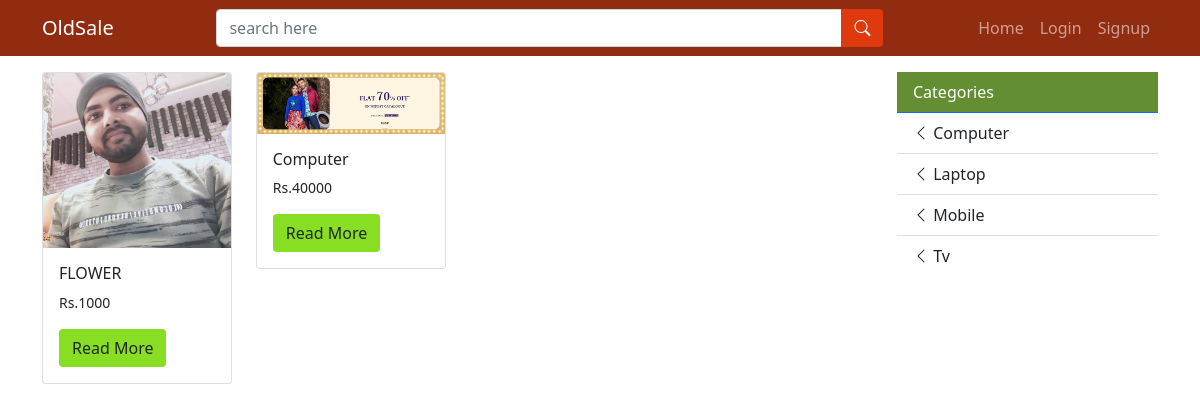
The page / on the database its author committed.
### tables this page shows
CREATE TABLE `posts` (
  `p_id` int(11) NOT NULL,
  `title` varchar(200) NOT NULL,
  `price` float NOT NULL,
  `cat_id` int(11) NOT NULL,
  `img` varchar(200) NOT NULL,
  `date` timestamp NOT NULL DEFAULT current_timestamp() ON UPDATE current_timestamp(),
  `area` varchar(200) NOT NULL,
  `user_id` int(11) NOT NULL,
  `descr` longtext NOT NULL,
  `dop` date NOT NULL,
  `status` int(11) NOT NULL
);

CREATE TABLE `categories` (
  `c_id` int(11) NOT NULL,
  `c_title` varchar(100) NOT NULL
);

### index.php (the view, shortened to what this page needs)
<?php include "dbconnect.php";?>
<!DOCTYPE html>
<html lang="en">
<head>
    <link rel="stylesheet" href="style.css">
<link href="https://cdn.jsdelivr.net/npm/bootstrap@5.1.3/dist/css/bootstrap.min.css" rel="stylesheet">
<link rel="stylesheet" href="https://cdn.jsdelivr.net/npm/bootstrap-icons@1.7.2/font/bootstrap-icons.css">
</head>
<body>
    <?php include "header.php";?>
    <div class="container mt-3">
        <div class="row">
            <div class="col-lg-9">
                <div class="row">
                   <?php
                   $callingPost = mysqli_query($connect, "select * from posts");
                   while($row = mysqli_fetch_array($callingPost)){
                ?>
                 <div class="col-3">
                        <div class="card">
                            <img src="images/<?= $row['img'];?>" alt="" class="card-img-top">
                            <div class="card-body">
                                <h3 class="h6"><?= $row['title'];?></h3>
                                <p class="small">Rs.<?= $row['price'];?></p>
                                <a href="view.php?id=<?= $row['p_id'];?>" class="btn bg-light-green">Read More</a>
                            </div>
                        </div>
                    </div>
                    <?php } ?>
                </div>
            </div>
            <div class="col-lg-3">
                <div class="list-group list-group-flush">
                    <a href="" class="list-group-item-action list-group-item active bg-dark-green">Categories</a>
                    <?php
                    $callingCat = mysqli_query($connect,"select * from categories");
                    while($data =  mysqli_fetch_array($callingCat)){
                    ?>
                    <a href="index.php?cat=<?= $data['c_id'];?>" class="list-group-item-action list-group-item"><i class="bi bi-chevron-left"></i> <?= $data['c_title'];?></a>
                    <?php } ?>
                </div>
            </div>
        </div>
    </div>
</body>
</html>

### header.php
<nav class="navbar navbar-expand-lg navbar-dark bg-brown">
    <div class="container">
        <a href="index.php" class="navbar-brand"><?= PROJECT_NAME;?></a>
        <form action="" class="d-flex">
            <div class="input-group">
            <input type="search" name="search" class="form-control" size="60" placeholder="search here">
            <button type="submit" class="btn bg-red text-white"><i class="bi bi-search"></i></button>
            </div>
        </form>
        <ul class="navbar-nav">
            <li class="nav-item"><a href="index.php" class="nav-link">Home</a></li>
            <?php
            if(isset($_SESSION['user'])): ?>
            <li class="nav-item"><a href="logout.php" class="nav-link">Logout</a></li>
            <li class="nav-item"><a href="" class="nav-link">Profile</a></li>
            <?php else: ?>
            <li class="nav-item"><a href="login.php" class="nav-link">Login</a></li>
            <li class="nav-item"><a href="signup.php" class="nav-link">Signup</a></li>
            <?php endif; ?>
        </ul>
    </div>
</nav>

### style.css (style rules this page uses)
.bg-dark-green { background-color: #638f32!important; }
.bg-light-green { background-color: #87DE23!important; }
.bg-red { background-color: #de3a0D!important; }
.bg-brown { background-color: #912c10!important; }

### rows shown on the page
posts: img (picture), title "FLOWER", price "1000"
posts: img (picture), title "Computer", price "40000"
categories: c_title "Computer"
categories: c_title "Laptop"
categories: c_title "Mobile"
categories: c_title "Tv"

### other values the page prints
PROJECT_NAME "OldSale"
